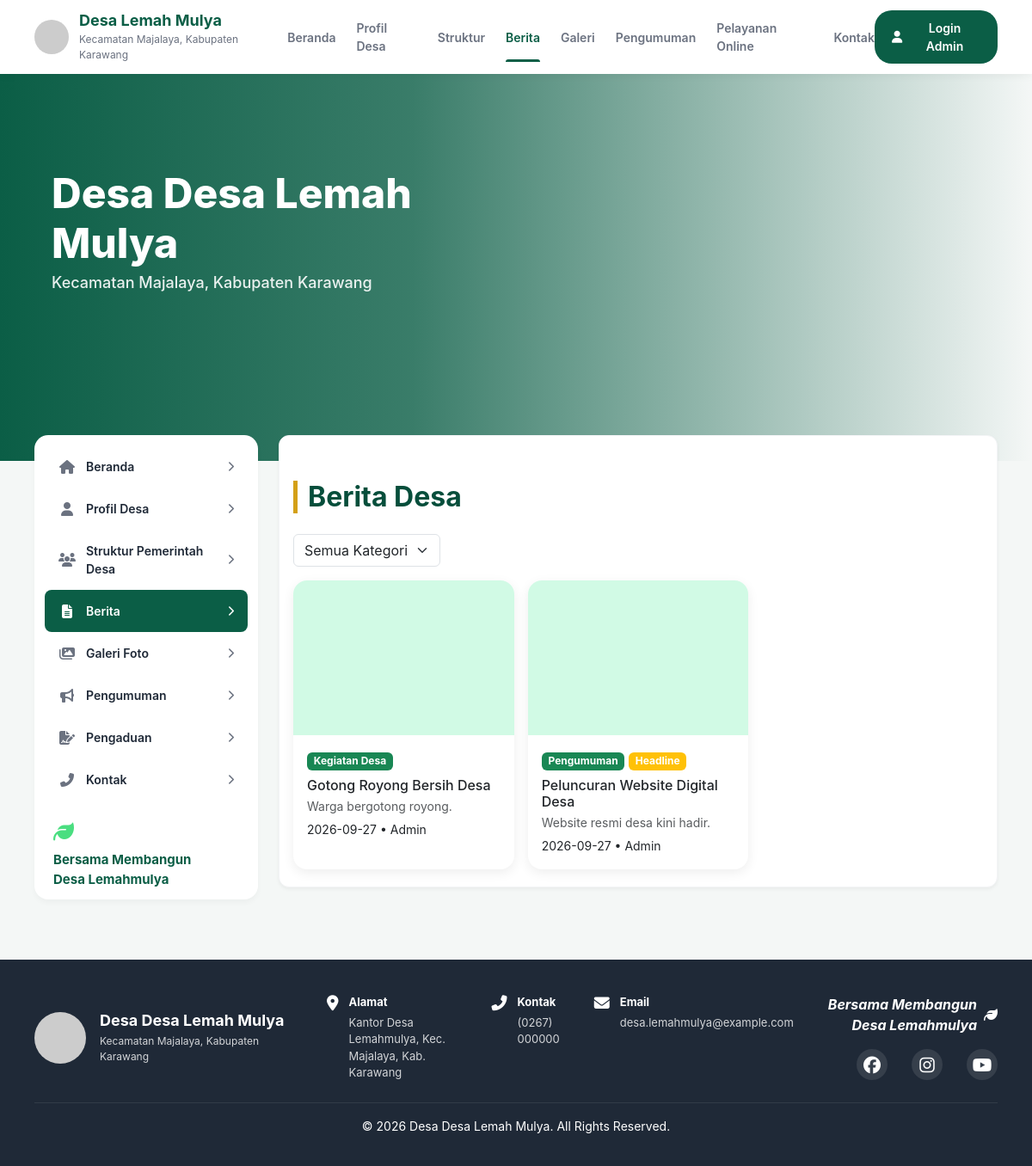
Page /berita.php on the committed database.
### tables this page shows
CREATE TABLE berita(id INT AUTO_INCREMENT PRIMARY KEY,judul VARCHAR(200),kategori_id INT,penulis VARCHAR(60),ringkasan TEXT,isi TEXT,foto VARCHAR(100),headline TINYINT DEFAULT 0,tanggal DATE,FOREIGN KEY(kategori_id) REFERENCES kategori_berita(id));

CREATE TABLE kategori_berita(id INT AUTO_INCREMENT PRIMARY KEY,nama VARCHAR(50));

### config/database.php (called while the page is built, shortened)
<?php
try{$pdo=new PDO('mysql:host=localhost;dbname=digital_desa;charset=utf8mb4','root','',[PDO::ATTR_ERRMODE=>PDO::ERRMODE_EXCEPTION,PDO::ATTR_DEFAULT_FETCH_MODE=>PDO::FETCH_ASSOC]);}catch(Exception $e){die('Database belum di-import. Import database.sql lewat phpMyAdmin.');}
function e($s){return htmlspecialchars((string)$s,ENT_QUOTES,'UTF-8');}
function run($q,$p=[]){global $pdo;$s=$pdo->prepare($q);$s->execute($p);return $s;}
function rows($q,$p=[]){return run($q,$p)->fetchAll();}

### berita.php (the view, shortened to what this page needs)
<?php
include 'includes/header.php';
$id = (int)($_GET['id'] ?? 0);
?>
<?php include 'includes/hero.php'; ?>
<div class="main-container">
    <?php include 'includes/sidebar_desktop.php'; ?>
    <main class="content-center">
        <section class="content-section">
            <?php if ($id && ($b = row('SELECT b.*, k.nama kat FROM berita b JOIN kategori_berita k ON k.id = b.kategori_id WHERE b.id = ?', [$id]))): ?>
                <h2 class="judul mb-3"><?= e($b['judul']) ?></h2>
                <p class="text-muted mb-2">
                    <span class="badge bg-success"><?= e($b['kat']) ?></span>
                    <?= e($b['tanggal']) ?> • <?= e($b['penulis']) ?>
                </p>
                <?php if ($b['foto']): ?>
                    <img class="img-fluid rounded mb-3" src="assets/uploads/<?= e($b['foto']) ?>" alt="Foto Berita">
                <?php endif; ?>
                <div class="card-desa bg-white p-4">
                    <?= nl2br(e($b['isi'])) ?>
                </div>
                <a href="berita.php" class="btn btn-hijau mt-3">Kembali</a>
            <?php else: ?>
                <h2 class="judul mb-4">Berita Desa</h2>
                <form class="mb-3" method="GET" action="berita.php">
                    <select name="k" class="form-select w-auto" onchange="this.form.submit()">
                        <option value="">Semua Kategori</option>
                    </select>
                </form>
                <div class="row g-3">
                    <?php
                    $k = (int)($_GET['k'] ?? 0);
                    $query = 'SELECT b.*, k.nama kat FROM berita b JOIN kategori_berita k ON k.id = b.kategori_id WHERE (? = 0 OR b.kategori_id = ?) ORDER BY tanggal DESC, id DESC';
                    foreach (rows($query, [$k, $k]) as $b): ?>
                        <div class="col-md-4">
                            <a class="text-decoration-none text-dark" href="berita.php?id=<?= $b['id'] ?>">
                                <div class="card-desa bg-white h-100">
                                    <?php if ($b['foto']): ?>
                                        <img class="thumb" src="assets/uploads/<?= e($b['foto']) ?>" alt="Thumbnail">
                                    <?php else: ?>
                                        <div class="thumb"></div>
                                    <?php endif; ?>
                                    <div class="p-3">
                                        <span class="badge bg-success"><?= e($b['kat']) ?></span>
                                        <?php if (!empty($b['headline'])): ?>
                                            <span class="badge bg-warning">Headline</span>
                                        <?php endif; ?>
                                        <h6 class="mt-2 mb-1"><?= e($b['judul']) ?></h6>
                                        <p class="small text-muted mb-1"><?= e($b['ringkasan']) ?></p>
                                        <small><?= e($b['tanggal']) ?> • <?= e($b['penulis']) ?></small>
                                    </div>
                                </div>
                            </a>
                        </div>
                    <?php endforeach; ?>
                </div>
            <?php endif; ?>
        </section>
    </main>
</div>
<?php include 'includes/footer.php'; ?>

### assets/css/style.css (style rules this page uses)
:root { --h:#064e3b;--e:#059669;--g:#d4a017 }
body { background:#f8faf9;font-family:'Segoe UI',sans-serif }
.card-desa { border:0;border-radius:16px;box-shadow:0 4px 14px rgba(0,0,0,.07);transition:.25s;height:100% }
.judul { color:var(--h);font-weight:700;border-left:5px solid var(--g);padding-left:12px;margin:2rem 0 1.2rem }
.thumb { height:180px;object-fit:cover;border-radius:16px 16px 0 0;background:#d1fae5;width:100% }

### assets/css/global.css (style rules this page uses)
* { margin: 0; padding: 0; box-sizing: border-box; font-family: 'Inter', sans-serif; -webkit-tap-highlight-color: transparent; }
:root { --primary-color: #0b5e46; --primary-light: #e8f5e9; --text-dark: #1f2937; --text-muted: #6b7280; --border-color: #f3f4f6; --bg-color: #f4f7f6; --white: #ffffff; }
html { height: 100%; }
body { background-color: var(--bg-color); color: var(--text-dark); padding-bottom: 70px; min-height:100vh; }
a { text-decoration: none; color: inherit; }
p { margin: 0; }
.main-container { padding: 0; }
.content-center { width: 100%; }
@media (min-width: 992px) { body { padding-bottom: 0; } }
@media (min-width: 992px) { .main-container { display: flex; flex-direction: row; gap: 24px; padding: 30px 40px; max-width: 1400px; margin: 0 auto; align-items: flex-start; margin-top: -60px; } }
@media (min-width: 992px) { .content-center { flex: 1; min-width: 0; margin-top: 0; display: flex; flex-direction: column; gap: 20px; } }

### assets/css/index.css (style rules this page uses)
.content-section { background-color: var(--white); border-radius: 12px; padding: 20px 16px; margin: 20px; box-shadow: 0 2px 4px rgba(0,0,0,0.05); border: 1px solid var(--border-color); }
@media (min-width: 992px) { .content-section { margin: 0; } }

### rows in the picture
berita: kategori.nama "Kegiatan Desa", judul "Gotong Royong Bersih Desa", ringkasan "Warga bergotong royong.", tanggal "2026-09-27", penulis "Admin"
berita: kategori.nama "Pengumuman", headline "Headline", judul "Peluncuran Website Digital Desa", ringkasan "Website resmi desa kini hadir.", tanggal "2026-09-27", penulis "Admin"

### other values in the picture
s('nama_desa') "Desa Lemah Mulya"
s('kecamatan') "Majalaya"
s('kabupaten') "Karawang"
s('alamat') "Kantor Desa Lemahmulya, Kec. Majalaya, Kab. Karawang"
s('telepon') "(0267) 000000"
s('email') "desa.lemahmulya@example.com"
